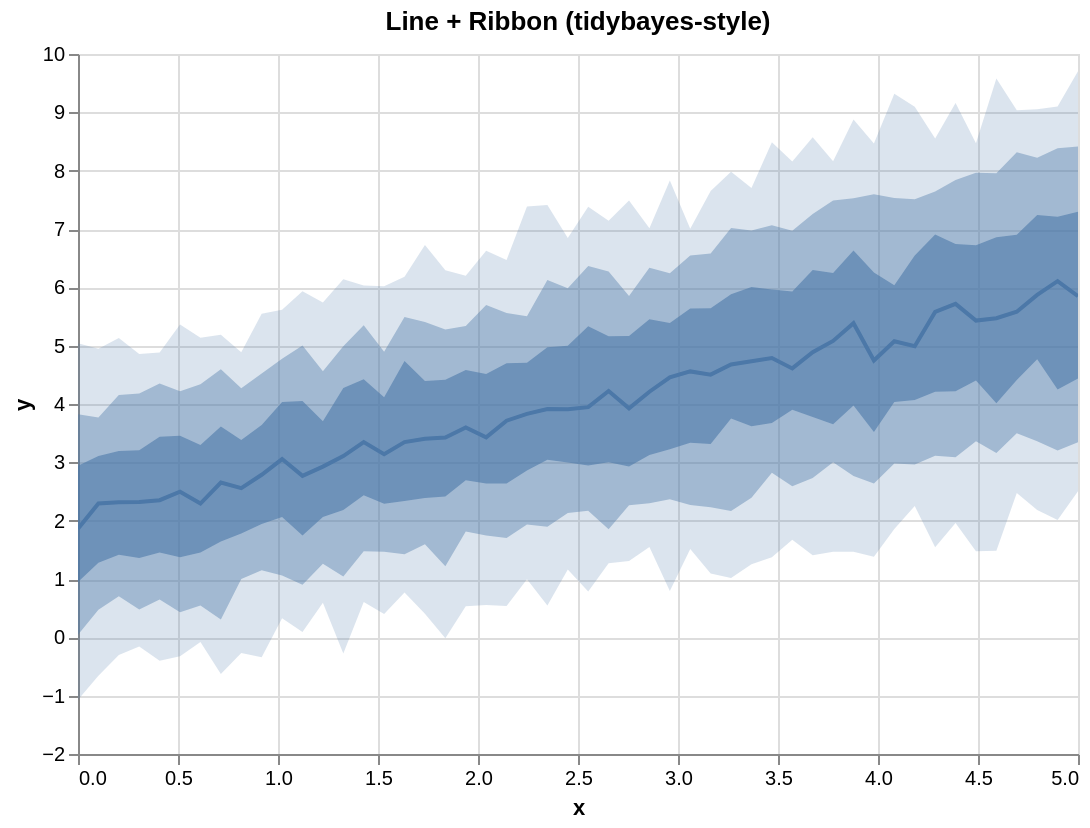

Write a Vega-Lite specification for this figure.
### Vega-Lite specification from a JSON file in a GitHub repository (floating-point values rounded to 4 significant figures)
{"$schema": "https://vega.github.io/schema/vega-lite/v5.json", "config": {"axis": {"labelLimit": 0}, "header": {"labelLimit": 0}, "legend": {"labelLimit": 0}}, "data": {"values": [{"__median__": 3.925, "hi_0_5_": 5.165, "hi_0_8_": 5.851, "hi_0_95_": 7.489, "lo_0_5_": 2.93, "lo_0_8_": 2.264, "lo_0_95_": 1.307, "x": 2.755}, {"__median__": 2.927, "hi_0_5_": 3.705, "hi_0_8_": 4.56, "hi_0_95_": 5.74, "lo_0_5_": 2.061, "lo_0_8_": 1.261, "lo_0_95_": 0.5927, "x": 1.224}, {"__median__": 4.677, "hi_0_5_": 5.882, "hi_0_8_": 7.016, "hi_0_95_": 7.98, "lo_0_5_": 3.752, "lo_0_8_": 2.167, "lo_0_95_": 1.019, "x": 3.265}, {"__median__": 5.081, "hi_0_5_": 6.245, "hi_0_8_": 7.488, "hi_0_95_": 8.159, "lo_0_5_": 3.651, "lo_0_8_": 3.003, "lo_0_95_": 1.466, "x": 3.776}, {"__median__": 5.43, "hi_0_5_": 6.721, "hi_0_8_": 7.964, "hi_0_95_": 8.471, "lo_0_5_": 4.401, "lo_0_8_": 3.36, "lo_0_95_": 1.475, "x": 4.49}, {"__median__": 2.294, "hi_0_5_": 3.11, "hi_0_8_": 3.769, "hi_0_95_": 4.948, "lo_0_5_": 1.279, "lo_0_8_": 0.4711, "lo_0_95_": -0.6574, "x": 0.102}, {"__median__": 5.077, "hi_0_5_": 6.037, "hi_0_8_": 7.532, "hi_0_95_": 9.319, "lo_0_5_": 4.032, "lo_0_8_": 2.979, "lo_0_95_": 1.857, "x": 4.082}, {"__median__": 2.321, "hi_0_5_": 3.208, "hi_0_8_": 4.18, "hi_0_95_": 4.858, "lo_0_5_": 1.361, "lo_0_8_": 0.477, "lo_0_95_": -0.1573, "x": 0.3061}, {"__median__": 5.869, "hi_0_5_": 7.239, "hi_0_8_": 8.221, "hi_0_95_": 9.053, "lo_0_5_": 4.768, "lo_0_8_": 3.363, "lo_0_95_": 2.182, "x": 4.796}, {"__median__": 3.912, "hi_0_5_": 4.973, "hi_0_8_": 6.125, "hi_0_95_": 7.411, "lo_0_5_": 3.044, "lo_0_8_": 1.896, "lo_0_95_": 0.5439, "x": 2.347}, {"__median__": 2.316, "hi_0_5_": 3.192, "hi_0_8_": 4.156, "hi_0_95_": 5.13, "lo_0_5_": 1.415, "lo_0_8_": 0.7036, "lo_0_95_": -0.3048, "x": 0.2041}, {"__median__": 4.503, "hi_0_5_": 5.641, "hi_0_8_": 6.579, "hi_0_95_": 7.653, "lo_0_5_": 3.315, "lo_0_8_": 2.23, "lo_0_95_": 1.095, "x": 3.163}, {"__median__": 4.992, "hi_0_5_": 6.547, "hi_0_8_": 7.509, "hi_0_95_": 9.095, "lo_0_5_": 4.07, "lo_0_8_": 2.964, "lo_0_95_": 2.25, "x": 4.184}, {"__median__": 3.832, "hi_0_5_": 4.705, "hi_0_8_": 5.505, "hi_0_95_": 7.385, "lo_0_5_": 2.862, "lo_0_8_": 1.935, "lo_0_95_": 0.9942, "x": 2.245}, {"__median__": 3.946, "hi_0_5_": 5.332, "hi_0_8_": 6.368, "hi_0_95_": 7.382, "lo_0_5_": 2.946, "lo_0_8_": 2.17, "lo_0_95_": 0.7842, "x": 2.551}, {"__median__": 3.056, "hi_0_5_": 4.033, "hi_0_8_": 4.775, "hi_0_95_": 5.617, "lo_0_5_": 2.065, "lo_0_8_": 1.062, "lo_0_95_": 0.3286, "x": 1.02}, {"__median__": 4.61, "hi_0_5_": 5.929, "hi_0_8_": 6.971, "hi_0_95_": 8.156, "lo_0_5_": 3.901, "lo_0_8_": 2.591, "lo_0_95_": 1.674, "x": 3.571}, {"__median__": 4.747, "hi_0_5_": 6.252, "hi_0_8_": 7.596, "hi_0_95_": 8.466, "lo_0_5_": 3.521, "lo_0_8_": 2.639, "lo_0_95_": 1.382, "x": 3.98}, {"__median__": 2.654, "hi_0_5_": 3.613, "hi_0_8_": 4.597, "hi_0_95_": 5.188, "lo_0_5_": 1.643, "lo_0_8_": 0.3043, "lo_0_95_": -0.6264, "x": 0.7143}, {"__median__": 5.579, "hi_0_5_": 6.905, "hi_0_8_": 7.643, "hi_0_95_": 8.552, "lo_0_5_": 4.21, "lo_0_8_": 3.114, "lo_0_95_": 1.545, "x": 4.286}, {"__median__": 2.559, "hi_0_5_": 3.382, "hi_0_8_": 4.272, "hi_0_95_": 4.885, "lo_0_5_": 1.779, "lo_0_8_": 0.9999, "lo_0_95_": -0.2681, "x": 0.8163}, {"__median__": 4.222, "hi_0_5_": 5.162, "hi_0_8_": 6.271, "hi_0_95_": 7.143, "lo_0_5_": 3.001, "lo_0_8_": 1.853, "lo_0_95_": 1.27, "x": 2.653}, {"__median__": 6.106, "hi_0_5_": 7.211, "hi_0_8_": 8.386, "hi_0_95_": 9.1, "lo_0_5_": 4.251, "lo_0_8_": 3.202, "lo_0_95_": 2.012, "x": 4.898}, {"__median__": 4.21, "hi_0_5_": 5.454, "hi_0_8_": 6.338, "hi_0_95_": 7.013, "lo_0_5_": 3.127, "lo_0_8_": 2.298, "lo_0_95_": 1.55, "x": 2.857}, {"__median__": 3.424, "hi_0_5_": 4.417, "hi_0_8_": 5.279, "hi_0_95_": 6.292, "lo_0_5_": 2.413, "lo_0_8_": 1.22, "lo_0_95_": -0.0159, "x": 1.837}, {"__median__": 4.889, "hi_0_5_": 6.297, "hi_0_8_": 7.258, "hi_0_95_": 8.572, "lo_0_5_": 3.778, "lo_0_8_": 2.729, "lo_0_95_": 1.407, "x": 3.673}, {"__median__": 3.714, "hi_0_5_": 4.698, "hi_0_8_": 5.56, "hi_0_95_": 6.469, "lo_0_5_": 2.635, "lo_0_8_": 1.701, "lo_0_95_": 0.5374, "x": 2.143}, {"__median__": 5.581, "hi_0_5_": 6.902, "hi_0_8_": 8.317, "hi_0_95_": 9.035, "lo_0_5_": 4.413, "lo_0_8_": 3.5, "lo_0_95_": 2.475, "x": 4.694}, {"__median__": 3.108, "hi_0_5_": 4.275, "hi_0_8_": 4.989, "hi_0_95_": 6.141, "lo_0_5_": 2.184, "lo_0_8_": 1.041, "lo_0_95_": -0.2758, "x": 1.327}, {"__median__": 2.496, "hi_0_5_": 3.456, "hi_0_8_": 4.22, "hi_0_95_": 5.362, "lo_0_5_": 1.374, "lo_0_8_": 0.428, "lo_0_95_": -0.3255, "x": 0.5102}, {"__median__": 3.911, "hi_0_5_": 5.0, "hi_0_8_": 5.983, "hi_0_95_": 6.847, "lo_0_5_": 2.995, "lo_0_8_": 2.129, "lo_0_95_": 1.163, "x": 2.449}, {"__median__": 4.559, "hi_0_5_": 5.635, "hi_0_8_": 6.547, "hi_0_95_": 7.003, "lo_0_5_": 3.334, "lo_0_8_": 2.267, "lo_0_95_": 1.516, "x": 3.061}, {"__median__": 5.848, "hi_0_5_": 7.296, "hi_0_8_": 8.415, "hi_0_95_": 9.704, "lo_0_5_": 4.439, "lo_0_8_": 3.346, "lo_0_95_": 2.505, "x": 5.0}, {"__median__": 5.47, "hi_0_5_": 6.858, "hi_0_8_": 7.958, "hi_0_95_": 9.579, "lo_0_5_": 4.014, "lo_0_8_": 3.159, "lo_0_95_": 1.484, "x": 4.592}, {"__median__": 2.294, "hi_0_5_": 3.298, "hi_0_8_": 4.34, "hi_0_95_": 5.135, "lo_0_5_": 1.456, "lo_0_8_": 0.5449, "lo_0_95_": -0.08, "x": 0.6122}, {"__median__": 3.598, "hi_0_5_": 4.583, "hi_0_8_": 5.336, "hi_0_95_": 6.2, "lo_0_5_": 2.694, "lo_0_8_": 1.814, "lo_0_95_": 0.5326, "x": 1.939}, {"__median__": 3.139, "hi_0_5_": 4.117, "hi_0_8_": 4.898, "hi_0_95_": 6.02, "lo_0_5_": 2.289, "lo_0_8_": 1.467, "lo_0_95_": 0.3981, "x": 1.531}, {"__median__": 5.386, "hi_0_5_": 6.632, "hi_0_8_": 7.529, "hi_0_95_": 8.877, "lo_0_5_": 3.973, "lo_0_8_": 2.766, "lo_0_95_": 1.466, "x": 3.878}, {"__median__": 3.428, "hi_0_5_": 4.515, "hi_0_8_": 5.696, "hi_0_95_": 6.628, "lo_0_5_": 2.639, "lo_0_8_": 1.746, "lo_0_95_": 0.5533, "x": 2.041}, {"__median__": 3.346, "hi_0_5_": 4.425, "hi_0_8_": 5.351, "hi_0_95_": 6.031, "lo_0_5_": 2.434, "lo_0_8_": 1.475, "lo_0_95_": 0.6044, "x": 1.429}, {"__median__": 2.351, "hi_0_5_": 3.439, "hi_0_8_": 4.354, "hi_0_95_": 4.884, "lo_0_5_": 1.454, "lo_0_8_": 0.6501, "lo_0_95_": -0.402, "x": 0.4082}, {"__median__": 4.734, "hi_0_5_": 6.004, "hi_0_8_": 6.973, "hi_0_95_": 7.703, "lo_0_5_": 3.619, "lo_0_8_": 2.394, "lo_0_95_": 1.253, "x": 3.367}, {"__median__": 1.862, "hi_0_5_": 2.942, "hi_0_8_": 3.826, "hi_0_95_": 5.04, "lo_0_5_": 0.9486, "lo_0_8_": 0.04532, "lo_0_95_": -1.072, "x": 0.0}, {"__median__": 5.717, "hi_0_5_": 6.742, "hi_0_8_": 7.839, "hi_0_95_": 9.16, "lo_0_5_": 4.219, "lo_0_8_": 3.087, "lo_0_95_": 1.96, "x": 4.388}, {"__median__": 2.787, "hi_0_5_": 3.641, "hi_0_8_": 4.523, "hi_0_95_": 5.546, "lo_0_5_": 1.943, "lo_0_8_": 1.151, "lo_0_95_": -0.3408, "x": 0.9184}, {"__median__": 3.405, "hi_0_5_": 4.396, "hi_0_8_": 5.407, "hi_0_95_": 6.724, "lo_0_5_": 2.387, "lo_0_8_": 1.594, "lo_0_95_": 0.4026, "x": 1.735}, {"__median__": 4.458, "hi_0_5_": 5.388, "hi_0_8_": 6.24, "hi_0_95_": 7.829, "lo_0_5_": 3.224, "lo_0_8_": 2.365, "lo_0_95_": 0.7926, "x": 2.959}, {"__median__": 3.346, "hi_0_5_": 4.738, "hi_0_8_": 5.493, "hi_0_95_": 6.182, "lo_0_5_": 2.339, "lo_0_8_": 1.422, "lo_0_95_": 0.7671, "x": 1.633}, {"__median__": 4.788, "hi_0_5_": 5.963, "hi_0_8_": 7.063, "hi_0_95_": 8.486, "lo_0_5_": 3.676, "lo_0_8_": 2.821, "lo_0_95_": 1.371, "x": 3.469}, {"__median__": 2.767, "hi_0_5_": 4.051, "hi_0_8_": 5.003, "hi_0_95_": 5.933, "lo_0_5_": 1.748, "lo_0_8_": 0.8994, "lo_0_95_": 0.09339, "x": 1.122}]}, "height": 350, "layer": [{"_lr_layer": true, "encoding": {"tooltip": [{"field": "x", "title": "x", "type": "quantitative"}, {"field": "__median__", "title": "median", "type": "quantitative"}, {"field": "lo_0_95_", "title": "95% lo", "type": "quantitative"}, {"field": "hi_0_95_", "title": "95% hi", "type": "quantitative"}], "x": {"field": "x", "scale": {"zero": false}, "type": "quantitative"}, "y": {"field": "lo_0_95_", "scale": {"zero": false}, "title": "y", "type": "quantitative"}, "y2": {"field": "hi_0_95_"}}, "mark": {"line": false, "opacity": 0.2, "type": "area"}, "params": [{"bind": "scales", "name": "grid", "select": {"encodings": ["x", "y"], "type": "interval"}}]}, {"_lr_layer": true, "encoding": {"tooltip": [{"field": "x", "title": "x", "type": "quantitative"}, {"field": "__median__", "title": "median", "type": "quantitative"}, {"field": "lo_0_95_", "title": "95% lo", "type": "quantitative"}, {"field": "hi_0_95_", "title": "95% hi", "type": "quantitative"}], "x": {"field": "x", "scale": {"zero": false}, "type": "quantitative"}, "y": {"field": "lo_0_8_", "scale": {"zero": false}, "title": "y", "type": "quantitative"}, "y2": {"field": "hi_0_8_"}}, "mark": {"line": false, "opacity": 0.4, "type": "area"}}, {"_lr_layer": true, "encoding": {"tooltip": [{"field": "x", "title": "x", "type": "quantitative"}, {"field": "__median__", "title": "median", "type": "quantitative"}, {"field": "lo_0_95_", "title": "95% lo", "type": "quantitative"}, {"field": "hi_0_95_", "title": "95% hi", "type": "quantitative"}], "x": {"field": "x", "scale": {"zero": false}, "type": "quantitative"}, "y": {"field": "lo_0_5_", "scale": {"zero": false}, "title": "y", "type": "quantitative"}, "y2": {"field": "hi_0_5_"}}, "mark": {"line": false, "opacity": 0.6, "type": "area"}}, {"_lr_layer": true, "encoding": {"tooltip": [{"field": "x", "title": "x", "type": "quantitative"}, {"field": "__median__", "title": "median", "type": "quantitative"}, {"field": "lo_0_95_", "title": "95% lo", "type": "quantitative"}, {"field": "hi_0_95_", "title": "95% hi", "type": "quantitative"}], "x": {"field": "x", "scale": {"zero": false}, "type": "quantitative"}, "y": {"field": "__median__", "scale": {"zero": false}, "title": "y", "type": "quantitative"}}, "mark": {"strokeWidth": 2, "type": "line"}}], "title": "Line + Ribbon (tidybayes-style)", "width": 500}
